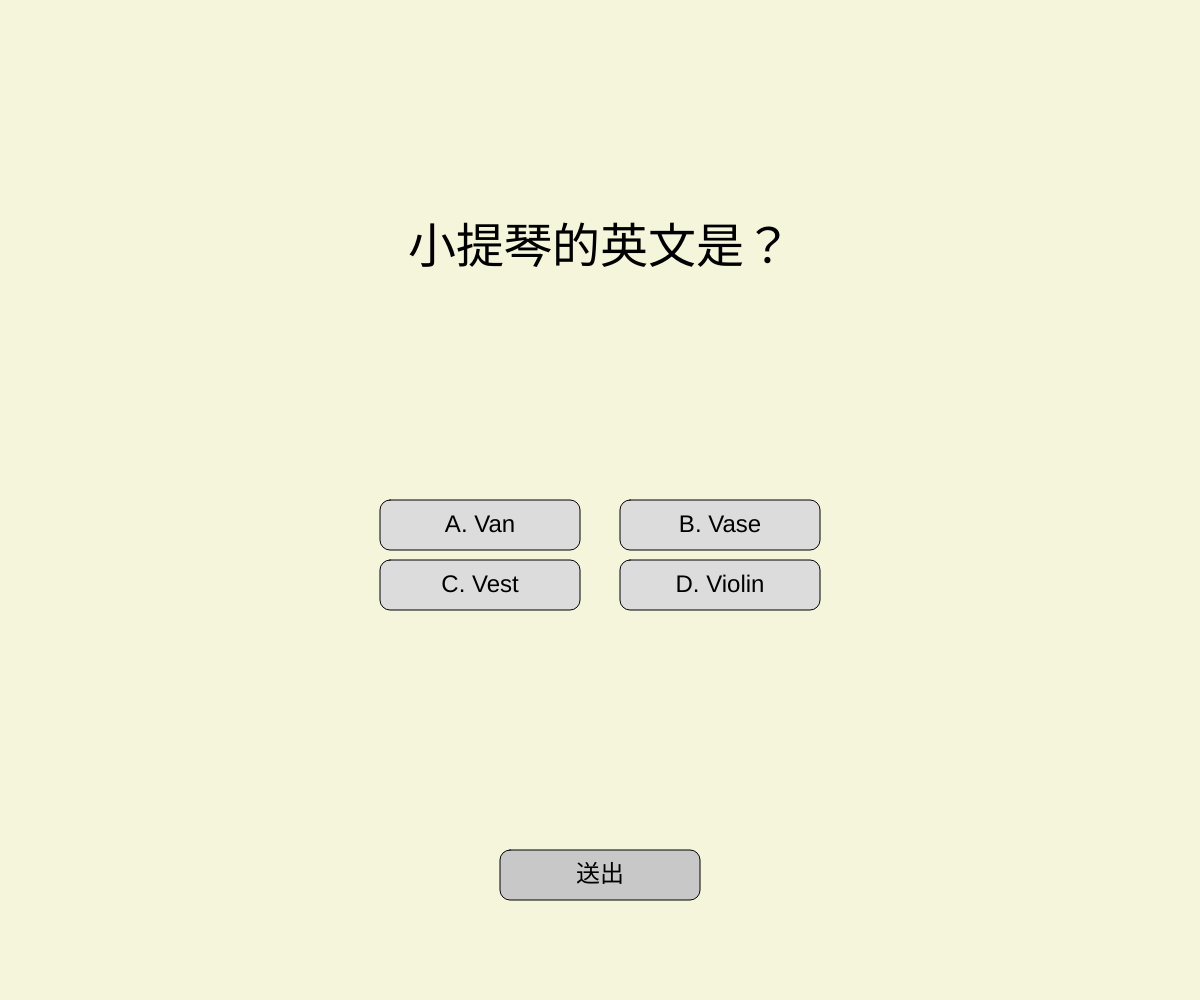
Frame 1 (no input)
Frame 60 (no input): identical to frame 1, image omitted
Frame 120 (the mouse pressed at the canvas centre since frame 60): identical to frame 1, image omitted

The p5.js sketch that drew this single still picture (run headless with seeded random() and noise() and a simulated clock; from frame 60 on, the mouse is pressed at the canvas centre):

// p5.js sketch
// ── sketch.js
let allQuestions = [
  { question: "蘋果的英文是？", options: ["Apple", "Banana", "Cat", "Dog"], answer: 0 },
  { question: "球的英文是？", options: ["Box", "Ball", "Bag", "Book"], answer: 1 },
  { question: "貓的英文是？", options: ["Cow", "Cat", "Car", "Cap"], answer: 1 },
  { question: "狗的英文是.？", options: ["Duck", "Deer", "Dog", "Doll"], answer: 2 },
  { question: "大象的英文是？", options: ["Eagle", "Elephant", "Ear", "Egg"], answer: 1 },
  { question: "魚的英文是？", options: ["Fan", "Fox", "Frog", "Fish"], answer: 3 },
  { question: "禮物的英文是？", options: ["Gold", "Game", "Gift", "Goat"], answer: 2 },
  { question: "房子的英文是？", options: ["House", "Hand", "Hat", "Horse"], answer: 0 },
  { question: "冰的英文是？", options: ["Ink", "Ice", "Iron", "Island"], answer: 1 },
  { question: "果醬的英文是？", options: ["Juice", "Jam", "Jeans", "Job"], answer: 1 },
  { question: "鑰匙的英文是？", options: ["King", "Kite", "Key", "Kid"], answer: 2 },
  { question: "獅子的英文是？", options: ["Lamb", "Lion", "Leaf", "Leg"], answer: 1 },
  { question: "牛奶的英文是？", options: ["Moon", "Mouse", "Milk", "Map"], answer: 2 },
  { question: "巢的英文是？", options: ["Nail", "Nose", "Net", "Nest"], answer: 3 },
  { question: "橘子的英文是？", options: ["Onion", "Orange", "Octopus", "Olive"], answer: 1 },
  { question: "鋼筆的英文是？", options: ["Pen", "Pig", "Pan", "Pin"], answer: 0 },
  { question: "女王的英文是？", options: ["Queen", "Quick", "Question", "Quilt"], answer: 0 },
  { question: "兔子的英文是？", options: ["Rat", "Rope", "Rabbit", "Rose"], answer: 2 },
  { question: "太陽的英文是？", options: ["Snow", "Sky", "Star", "Sun"], answer: 3 },
  { question: "老虎的英文是？", options: ["Tree", "Tiger", "Toy", "Table"], answer: 1 },
  { question: "雨傘的英文是？", options: ["Under", "Up", "Umbrella", "Uniform"], answer: 2 },
  { question: "小提琴的英文是？", options: ["Van", "Vase", "Vest", "Violin"], answer: 3 },
  { question: "水的英文是？", options: ["Watch", "Wall", "Water", "Wind"], answer: 2 },
  { question: "X光的英文是？", options: ["X-ray", "Box", "Mix", "Fix"], answer: 0 },
  { question: "黃色的英文是？", options: ["Young", "Yes", "Yellow", "Yesterday"], answer: 2 },
  { question: "斑馬的英文是？", options: ["Zoo", "Zero", "Zebra", "Zip"], answer: 2 }
];

let quizQuestions = [];
let currentQuestionIndex = 0;
let selectedAnswer = -1;
let score = 0;
let gameState = 'answering'; // answering, showingAnswer, gameOver
let fireworks = [];

// 按鈕位置和大小
let optionButtons = [];
let submitButton;
let nextButton;
let restartButton;

class Firework {
  constructor(x, y) {
    this.particles = [];
    for (let i = 0; i < 100; i++) {
      this.particles.push(new Particle(x, y));
    }
  }

  update() {
    for (let i = this.particles.length - 1; i >= 0; i--) {
      this.particles[i].update();
      if (this.particles[i].isFinished()) {
        this.particles.splice(i, 1);
      }
    }
  }

  draw() {
    this.particles.forEach(p => p.draw());
  }

  isDone() {
    return this.particles.length === 0;
  }
}

class Particle {
  constructor(x, y) {
    this.pos = createVector(x, y);
    this.vel = p5.Vector.random2D().mult(random(2, 8));
    this.lifespan = 255;
    this.color = color(random(255), random(255), random(255));
  }

  update() {
    this.pos.add(this.vel);
    this.vel.mult(0.95);
    this.lifespan -= 4;
  }

  draw() {
    noStroke();
    fill(this.color.levels[0], this.color.levels[1], this.color.levels[2], this.lifespan);
    ellipse(this.pos.x, this.pos.y, 8);
  }

  isFinished() {
    return this.lifespan < 0;
  }
}

function setupButtons() {
  let buttonWidth = 200;
  let buttonHeight = 50;
  let startX = width / 2 - buttonWidth * 1.1;
  let startY = height / 2;

  optionButtons = [];
  for (let i = 0; i < 4; i++) {
    optionButtons.push({
      x: startX + (i % 2) * (buttonWidth * 1.2),
      y: startY + floor(i / 2) * (buttonHeight * 1.2),
      w: buttonWidth,
      h: buttonHeight,
      label: ['A', 'B', 'C', 'D'][i]
    });
  }

  submitButton = { x: width / 2 - 100, y: height - 150, w: 200, h: 50, label: '送出' };
  nextButton = { x: width / 2 - 100, y: height - 80, w: 200, h: 50, label: '下一題' };
  restartButton = { x: width / 2 - 100, y: height / 2 + 100, w: 200, h: 50, label: '再一次' };
}

function startQuiz() {
  quizQuestions = shuffle(allQuestions).slice(0, 10);
  currentQuestionIndex = 0;
  score = 0;
  selectedAnswer = -1;
  gameState = 'answering';
  fireworks = [];
}

function setup() {
  createCanvas(windowWidth, windowHeight);
  startQuiz();
  setupButtons();
  textAlign(CENTER, CENTER);
}

function draw() {
  background("#F5F5DC"); // 米白色

  if (gameState === 'gameOver') {
    drawGameOver();
  } else {
    drawQuestion();
    drawOptions();
    if (gameState === 'answering') {
      drawButton(submitButton);
    } else if (gameState === 'showingAnswer') {
      drawNextButton();
    }
  }

  fireworks.forEach(fw => {
    fw.update();
    fw.draw();
  });
  fireworks = fireworks.filter(fw => !fw.isDone());
}

function drawQuestion() {
  let q = quizQuestions[currentQuestionIndex];
  textSize(48);
  fill(0);
  text(q.question, width / 2, height / 4);
}

function drawOptions() {
  let q = quizQuestions[currentQuestionIndex];
  for (let i = 0; i < optionButtons.length; i++) {
    let btn = optionButtons[i];
    let btnColor = color(220);

    if (gameState === 'showingAnswer') {
      if (i === q.answer) {
        btnColor = color(0, 255, 0); // 正確答案為綠色
      } else if (i === selectedAnswer) {
        btnColor = color(255, 0, 0); // 選錯為紅色
      }
    } else if (i === selectedAnswer) {
      btnColor = color(150, 150, 255); // 選中為藍色
    }

    fill(btnColor);
    rect(btn.x, btn.y, btn.w, btn.h, 10);
    fill(0);
    textSize(24);
    text(`${btn.label}. ${q.options[i]}`, btn.x + btn.w / 2, btn.y + btn.h / 2);
  }
}

function drawButton(btn) {
  fill(200);
  rect(btn.x, btn.y, btn.w, btn.h, 10);
  fill(0);
  textSize(24);
  text(btn.label, btn.x + btn.w / 2, btn.y + btn.h / 2);
}

function drawNextButton() {
  if (currentQuestionIndex < quizQuestions.length - 1) {
    drawButton(nextButton);
  } else {
    drawButton({ ...nextButton, label: '查看結果' });
  }
}

function drawGameOver() {
  textSize(64);
  fill(0);
  text(`測驗結束！`, width / 2, height / 2 - 50);
  textSize(48);
  if (score <= 5) {
    fill(255, 0, 0); // 分數低於等於5題時顯示紅色
  } else {
    fill(0);
  }
  text(`你的分數: ${score} / 10`, width / 2, height / 2 + 20);
  fill(0); // 恢復預設顏色以繪製按鈕
  drawButton(restartButton);
}

function mousePressed() {
  if (gameState === 'answering') {
    for (let i = 0; i < optionButtons.length; i++) {
      let btn = optionButtons[i];
      if (mouseX > btn.x && mouseX < btn.x + btn.w && mouseY > btn.y && mouseY < btn.y + btn.h) {
        selectedAnswer = i;
        return;
      }
    }
    if (mouseX > submitButton.x && mouseX < submitButton.x + submitButton.w && mouseY > submitButton.y && mouseY < submitButton.y + submitButton.h) {
      if (selectedAnswer !== -1) {
        gameState = 'showingAnswer';
        if (selectedAnswer === quizQuestions[currentQuestionIndex].answer) {
          score++;
          fireworks.push(new Firework(width / 2, height / 2));
        }
      }
    }
  } else if (gameState === 'showingAnswer') {
    if (mouseX > nextButton.x && mouseX < nextButton.x + nextButton.w && mouseY > nextButton.y && mouseY < nextButton.y + nextButton.h) {
      currentQuestionIndex++;
      if (currentQuestionIndex < quizQuestions.length) {
        selectedAnswer = -1;
        gameState = 'answering';
      } else {
        gameState = 'gameOver';
        if (score >= 8) {
          for (let i = 0; i < 10; i++) {
            fireworks.push(new Firework(random(width), random(height / 2)));
          }
        }
      }
    }
  } else if (gameState === 'gameOver') {
    if (mouseX > restartButton.x && mouseX < restartButton.x + restartButton.w && mouseY > restartButton.y && mouseY < restartButton.y + restartButton.h) {
      startQuiz();
    }
  }
}

function windowResized() {
  resizeCanvas(windowWidth, windowHeight);
  setupButtons();
}
